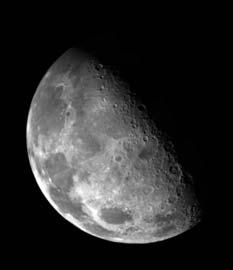
#> input picture DigitalImageProcessing/Ch3/images/3_38_a.jpg, 233 x 270 px
$ python nolinear.py
#> lines starting #> are read from the running program, lines starting #| are printed output that depends on the picture
#!/usr/bin/env python
# -*- coding: utf-8 -*-
# @Time    : 2019/10/22 23:18
# @Author  : ZhigangJiang
# @File    : sharpening_spatial_filtering.py
# @Software: PyCharm
# @Description: sharpening spatial filtering
import numpy as np
import cv2
import matplotlib.pyplot as plt


def plt_show_opcv(title, image, cv = False):
    if image.shape.__len__() == 3:
        plt.imshow(image[:, :, ::-1])
    else:
        plt.imshow(image, cmap='gray')
    plt.title(title)
    plt.show()
    if cv:
        cv2.imshow(title, image)
        cv2.waitKey(0)


def spatial_filtering(image, kernel, filter_):
    out = np.copy(image)
    h = image.shape[0]
    w = image.shape[1]
    for x in range(h):
        # print(str(int(x/h * 100)) + "%")
        for y in range(w):
            filter_(image, x, y, kernel, out)
    return out


def linear_filter(image, x, y, kernel, out):
    sum_wf = 0
    m = kernel.shape[0]
    n = kernel.shape[1]
    a = int((m - 1) / 2)
    b = int((n - 1) / 2)
    for s in range(-a, a + 1):
        for t in range(-b, b + 1):
            # convolution rotation 180
            x_s = (x - s) if (x - s) in range(0, image.shape[0] - 1) else 0
            y_t = (y - t) if (y - t) in range(0, image.shape[1] - 1) else 0
            sum_wf += kernel[a + s][b + t] * image[x_s][y_t]

    sum_wf = abs(sum_wf)
    if sum_wf > 255:
        sum_wf = 255
    out[x][y] = int(sum_wf)


leaf = cv2.imread("images/3_38_a.jpg")
#> leaf is the input picture: shape (270, 233, 3); min 0, max 255, mean 43.3
leaf = cv2.cvtColor(leaf, cv2.COLOR_RGB2GRAY)
#> leaf: shape (270, 233)
leaf = cv2.resize(leaf, (400, 400))
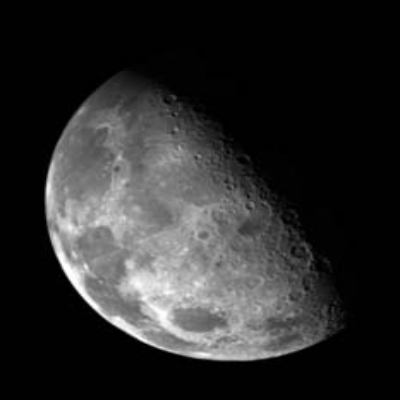
#> leaf: shape (400, 400); min 0, max 255, mean 43.2
plt_show_opcv("leaf", leaf)


gradient_mask_1 = np.array([
    [0,  0,  0],
    [0, -1,  1],
    [0,  0,  0],
])
gradient_mask_2 = np.array([
    [0,  0,  0],
    [0, -1,  0],
    [0,  1,  0],
])
image_gradient_mask_1 = spatial_filtering(leaf, gradient_mask_1, linear_filter)
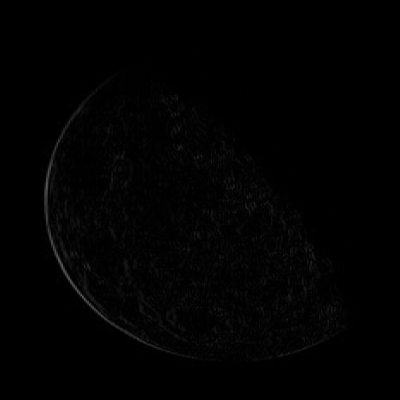
#> image_gradient_mask_1: shape (400, 400); min 0, max 92, mean 1.8
image_gradient_mask_2 = spatial_filtering(leaf, gradient_mask_1, linear_filter)
#> (the run stopped early here; a loop or call above may not have finished)
